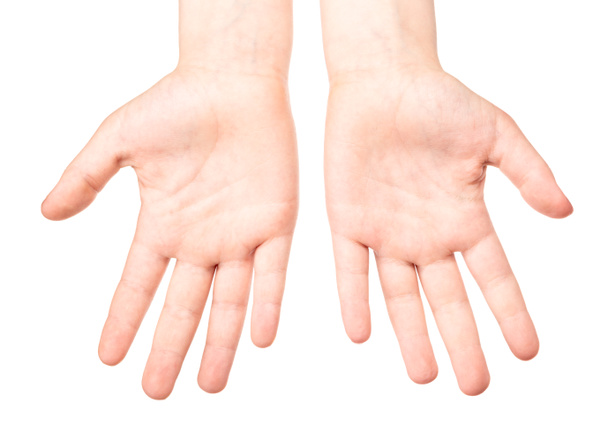
#> input picture hand1.jpeg, 608 x 434 px, found by its file name
$ jupyter execute 'OpenCV(14)_Contour_properties.ipynb'
#> lines starting #> are read from the running program, lines starting #| are printed output that depends on the picture; after the words box and inside, x2 and y2 are one past the last pixel; in counts of white or black regions, pixels touching at a corner belong together
# **convex hull**

# **The convex hull of a shape is the tightest boundary that wraps around it, like putting a rubber band around the outer edges of the shape.**

In computer vision and image processing, finding the convex hull is often useful for analyzing shapes, especially for:

**Shape Simplification:**It reduces a complex shape to its outermost boundary.

**Shape Comparison:** Comparing convex hulls of shapes can help in recognizing and matching them.

**Object Detection and Analysis:** Convex hulls can help define the overall boundary of objects, making it easier to count or categorize them.

# **Example in Your Code**

In your code:

The contour of the shape (like a hand) is detected first.
The convex hull then draws the outermost boundary around this shape.

This boundary is the "convex hull" which can ignore finer details (like fingers) and shows just the outermost "convex" shape of the hand.

# **find convexhall**

[cell 1]
import cv2
import numpy as np
from google.colab.patches import cv2_imshow  # for displaying images in Colab

# Load image - update path if needed
img = cv2.imread("/content/hand1.jpeg")  # Change backslashes to forward slashes for compatibility
#> img is the input picture: shape (434, 608, 3); mean B, G, R 227.9, 235.1, 253.3

# Check if the image was loaded successfully
if img is None:
    print("Error: Image not found. Please check the path.")
else:
    # Resize the image
    img = cv2.resize(img, (600, 700))
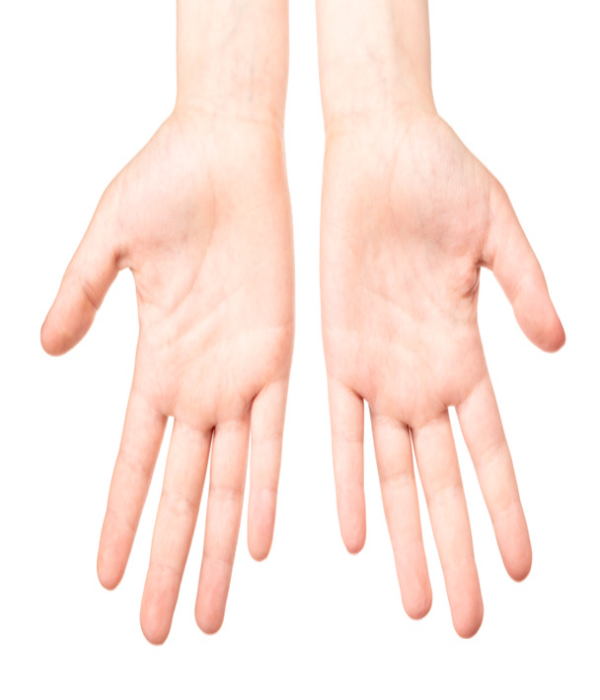
#> img: shape (700, 600, 3); mean B, G, R 227.8, 235.1, 253.2

    # Convert to grayscale
    gray_img = cv2.cvtColor(img, cv2.COLOR_BGR2GRAY)
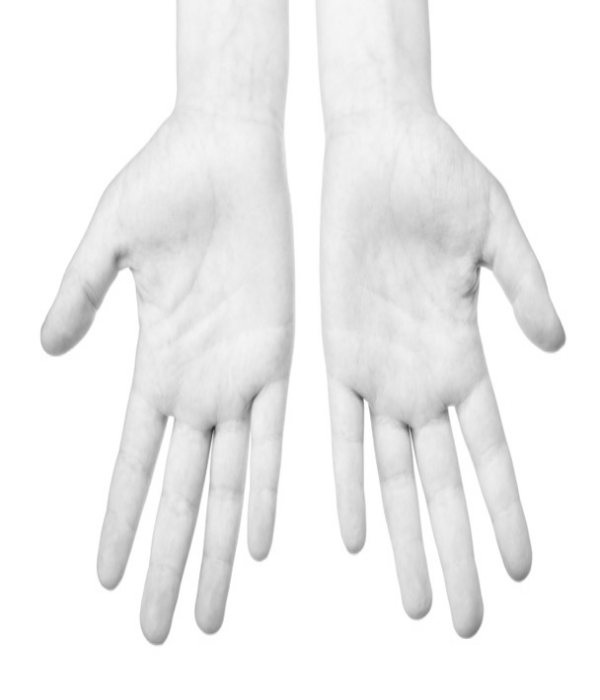
#> gray_img: shape (700, 600); min 43, max 255, mean 239.7
    cv2_imshow(gray_img)  # Display the grayscale image

    # Apply a median blur
    blur = cv2.medianBlur(gray_img, 11)

    # Apply thresholding
    ret, thresh_img = cv2.threshold(blur, 245, 255, cv2.THRESH_BINARY_INV)
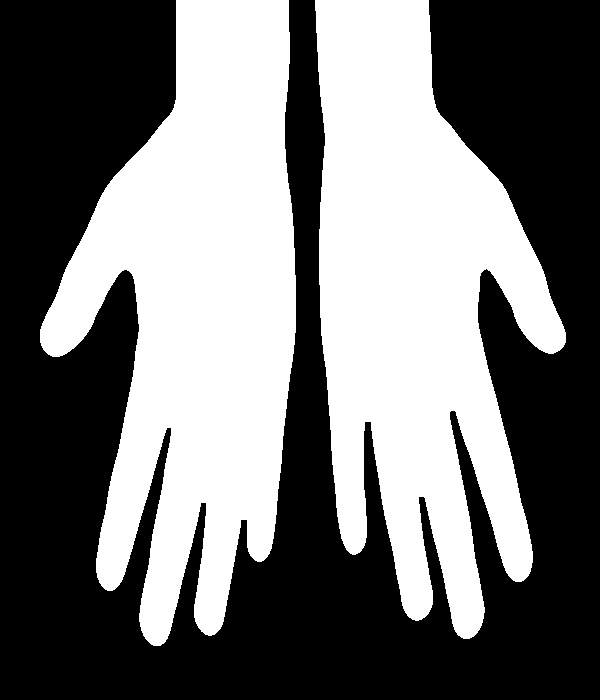
#> thresh_img: shape (700, 600); 45.2% white; 2 white regions, box (x1, y1, x2, y2) and area: (40, 0, 296, 646) 95886, (315, 0, 566, 639) 93951
    cv2_imshow(thresh_img)  # Display the thresholded image

    # Dilate the image
    dilated_img = cv2.dilate(thresh_img, None, iterations=6)
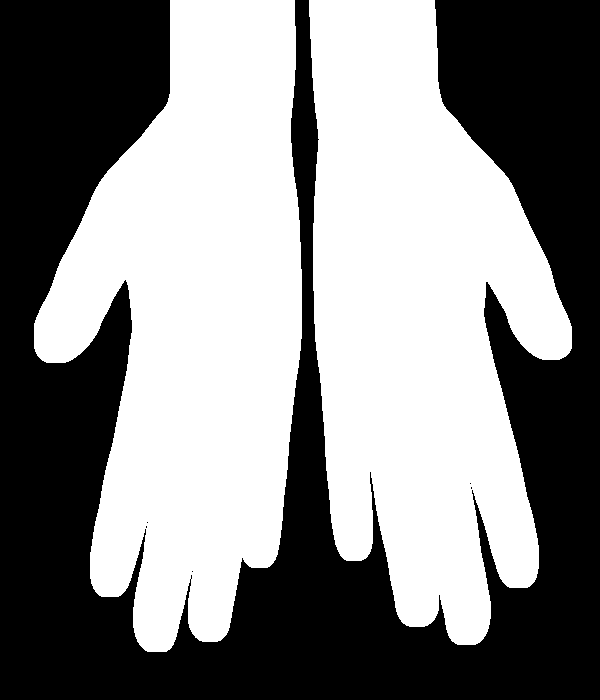
#> dilated_img: shape (700, 600); 52.9% white; 6 black regions (5 under 20 px)

    # Find contours
    cnts, hier = cv2.findContours(dilated_img, cv2.RETR_EXTERNAL, cv2.CHAIN_APPROX_SIMPLE)
#> cnts = 2 contours; box (x1, y1, x2, y2) and area: (34, 0, 302, 652) 110558, (309, 0, 572, 645) 109714
    print("Number of contours:", len(cnts))
#| Number of contours: 2
    print("Hierarchy:\n", hier)
#| Hierarchy:
#|  [[[ 1 -1 -1 -1]
#|   [-1  0 -1 -1]]]

    # Loop over the contours
    for c in cnts:
        epsilon = 0.0001 * cv2.arcLength(c, True)
        data = cv2.approxPolyDP(c, epsilon, True)

        # Calculate convex hull
        hull = cv2.convexHull(data)

        # Draw original contour in blue and convex hull in green
        cv2.drawContours(img, [c], -1, (50, 50, 150), 2)
        cv2.drawContours(img, [hull], -1, (0, 255, 0), 2)
#> this loop made 2 passes
#> epsilon on passes 1 to 2: 0.23, 0.216
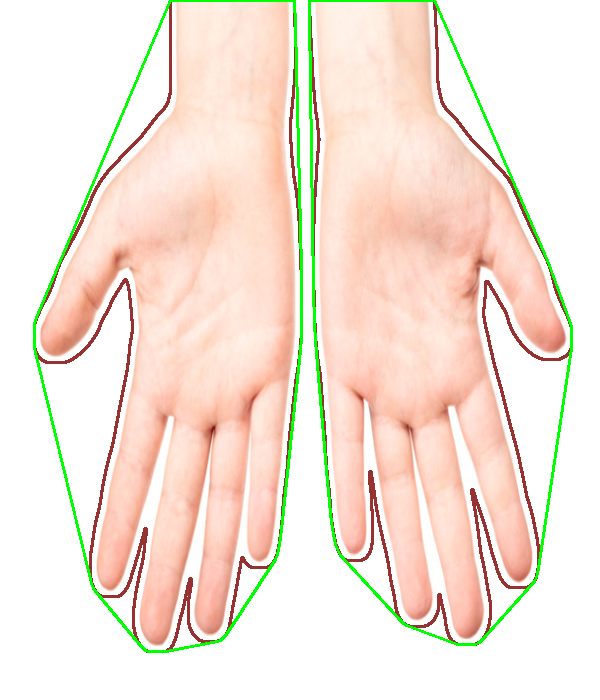
#> img: shape (700, 600, 3); 4.53% of pixels changed, all inside (x1, y1, x2, y2) = (33, 0, 573, 653)

    # Display the final image with contours and convex hulls
    cv2_imshow(img)

# **find convexity defect**

**A convexity defect is a part of an object’s contour where the shape bends inward, away from its convex hull (the tight boundary that wraps around the shape). It’s the “dip” or “indent” between points on the object’s outline and the convex hull.**

Think of a hand:

**The convex hull** around a hand shape would look like an outline wrapping around the tips of the fingers.

**The convexity defects** are the spaces between the fingers, where the shape dips inward from the convex hull.

In a convexity defect, there are typically three main points:

**Start Point:** The point where the defect starts along the contour.

**End Point:**The point where the defect ends along the contour.

**Farthest Point:**The point within the defect that is farthest from the convex hull boundary. This is usually at the deepest part of the indentation.

Additionally, each defect also has a depth value, which is the distance between the farthest point and the convex hull. This depth can indicate how deep or pronounced each defect is.

In the example of a hand, for instance:


**The start and end points would be near the base of two fingers.**

**The farthest point would be somewhere between the fingers, closer to the palm.**

These points are often used in applications like hand gesture recognition, where identifying the spaces between fingers can help determine the shape or gesture.

[cell 2]
import cv2
import numpy as np
from google.colab.patches import cv2_imshow  # for displaying images in Colab

# Load image - update path if needed
img = cv2.imread("/content/hand1.jpeg")  # Change backslashes to forward slashes for compatibility

# Check if the image was loaded successfully
if img is None:
    print("Error: Image not found. Please check the path.")
else:
    # Resize the image
    img = cv2.resize(img, (600, 700))

    # Convert to grayscale
    gray_img = cv2.cvtColor(img, cv2.COLOR_BGR2GRAY)
    cv2_imshow(gray_img)  # Display the grayscale image

    # Apply a median blur
    blur = cv2.medianBlur(gray_img, 11)

    # Apply thresholding
    ret, thresh_img = cv2.threshold(blur, 245, 255, cv2.THRESH_BINARY_INV)
    cv2_imshow(thresh_img)  # Display the thresholded image

    # Dilate the image
    dilated_img = cv2.dilate(thresh_img, None, iterations=6)

    # Find contours
    cnts, hier = cv2.findContours(dilated_img, cv2.RETR_EXTERNAL, cv2.CHAIN_APPROX_SIMPLE)
    print("Number of contours:", len(cnts))
#| Number of contours: 2
    print("Hierarchy:\n", hier)
#| Hierarchy:
#|  [[[ 1 -1 -1 -1]
#|   [-1  0 -1 -1]]]

    # Loop over the contours
    for c in cnts:
        epsilon = 0.0001 * cv2.arcLength(c, True)
        data = cv2.approxPolyDP(c, epsilon, True)

        # Calculate convex hull
        hull = cv2.convexHull(data)
        hull2 = cv2.convexHull(c, returnPoints=False)

        # Draw original contour in blue and convex hull in green
        cv2.drawContours(img, [c], -1, (50, 50, 150), 2)
        cv2.drawContours(img, [hull], -1, (0, 255, 0), 2)

        # Calculate convexity defects
        defect = cv2.convexityDefects(c, hull2)

        # Draw convexity defects
        if defect is not None:
            for i in range(defect.shape[0]):
                s, e, f, d = defect[i, 0]
                start = tuple(c[s][0])
                end = tuple(c[e][0])
                far = tuple(c[f][0])

                # Draw line for visualization (optional, uncomment to display)
                # cv2.line(img, start, end, [255, 0, 0], 2)

                # Draw circle at farthest point
                cv2.circle(img, far, 5, [0, 0, 255], -1)  # Red circle for farthest points
                print(f"Defect points - Start: {start}, End: {end}, Farthest: {far}, Depth: {d}")
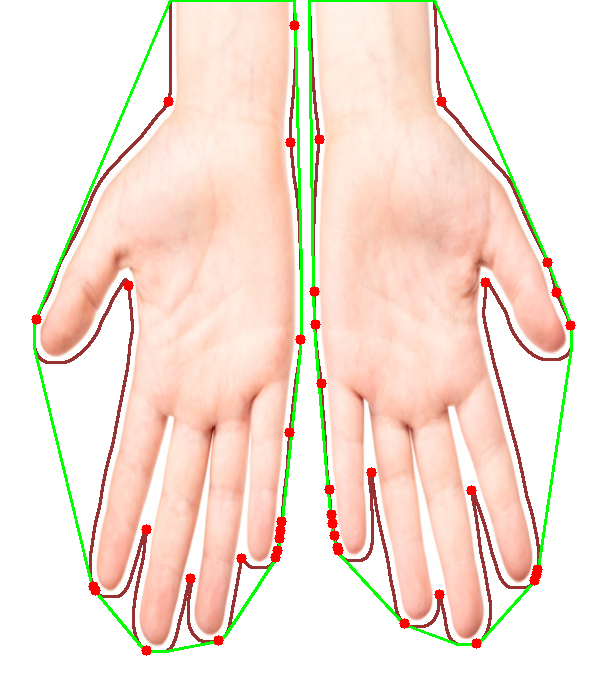
#> img: shape (700, 600, 3); 4.96% of pixels changed, all inside (x1, y1, x2, y2) = (31, 0, 576, 656)

    # Display the final image with contours, convex hulls, and defects marked
    cv2_imshow(img)

# **Extreme points**

**Extreme points refer to the outermost points on an object's contour in an image. For a given shape or object, they are:**

**Leftmost Point:** The point with the smallest x-coordinate.

**Rightmost Point:**The point with the largest x-coordinate.

**Topmost Point:**The point with the smallest y-coordinate.

**Bottommost Point:** The point with the largest y-coordinate.

These points mark the boundaries of the object and can help in identifying its orientation, position, and size.

[cell 3]
import cv2
import numpy as np
from google.colab.patches import cv2_imshow  # for displaying images in Colab

# Load image - update path if needed
img = cv2.imread("/content/hand1.jpeg")  # Change backslashes to forward slashes for compatibility

# Check if the image was loaded successfully
if img is None:
    print("Error: Image not found. Please check the path.")
else:
    # Resize the image
    img = cv2.resize(img, (600, 700))

    # Convert to grayscale
    gray_img = cv2.cvtColor(img, cv2.COLOR_BGR2GRAY)
    cv2_imshow(gray_img)  # Display the grayscale image

    # Apply a median blur
    blur = cv2.medianBlur(gray_img, 11)

    # Apply thresholding
    ret, thresh_img = cv2.threshold(blur, 245, 255, cv2.THRESH_BINARY_INV)
    cv2_imshow(thresh_img)  # Display the thresholded image

    # Dilate the image
    dilated_img = cv2.dilate(thresh_img, None, iterations=6)

    # Find contours
    cnts, hier = cv2.findContours(dilated_img, cv2.RETR_EXTERNAL, cv2.CHAIN_APPROX_SIMPLE)
    print("Number of contours:", len(cnts))
#| Number of contours: 2

    # Sort contours by area in descending order and take the two largest
    cnts = sorted(cnts, key=cv2.contourArea, reverse=True)[:2]

    # Loop through the two largest contours to detect extreme points
    for i, c_max in enumerate(cnts):
        # Determine the most extreme points along each contour
        # draw the outline of the object, then draw each of the
        # extreme points, where the left-most is red, right-most
        # is green, top-most is blue, and bottom-most is teal

        extLeft = tuple(c_max[c_max[:, :, 0].argmin()][0])
        extRight = tuple(c_max[c_max[:, :, 0].argmax()][0])
        extTop = tuple(c_max[c_max[:, :, 1].argmin()][0])
        extBot = tuple(c_max[c_max[:, :, 1].argmax()][0])

        # Draw circles at each extreme point with unique colors for each hand
        color = [(255, 0, 255), (0, 125, 255), (255, 10, 0), (19, 152, 152)]
        cv2.circle(img, extLeft, 8, color[0], -1)  # Pink for leftmost point
        cv2.circle(img, extRight, 8, color[1], -1) # Brown for rightmost point
        cv2.circle(img, extTop, 8, color[2], -1)   # Blue for topmost point
        cv2.circle(img, extBot, 8, color[3], -1)   # Green for bottommost point

        print(f"Hand {i + 1} extreme points:")
        print(f"Left: {extLeft}, Right: {extRight}, Top: {extTop}, Bottom: {extBot}")
#> this loop made 2 passes
#> (extLeft, extRight, extTop, extBot, color) on pass 1: ((34, 323), (301, 338), (170, 0), (147, 651), [(255, 0, 255), (0, 125, 255), (255, 10, 0), (19, 152, 152)])
#> (extRight, extTop, extBot, color) on pass 2: ((571, 348), (309, 0), (457, 644), [(255, 0, 255), (0, 125, 255), (255, 10, 0), (19, 152, 152)])
#| Hand 1 extreme points:
#| Left: (34, 323), Right: (301, 338), Top: (170, 0), Bottom: (147, 651)
#| Hand 2 extreme points:
#| Left: (309, 0), Right: (571, 348), Top: (309, 0), Bottom: (457, 644)
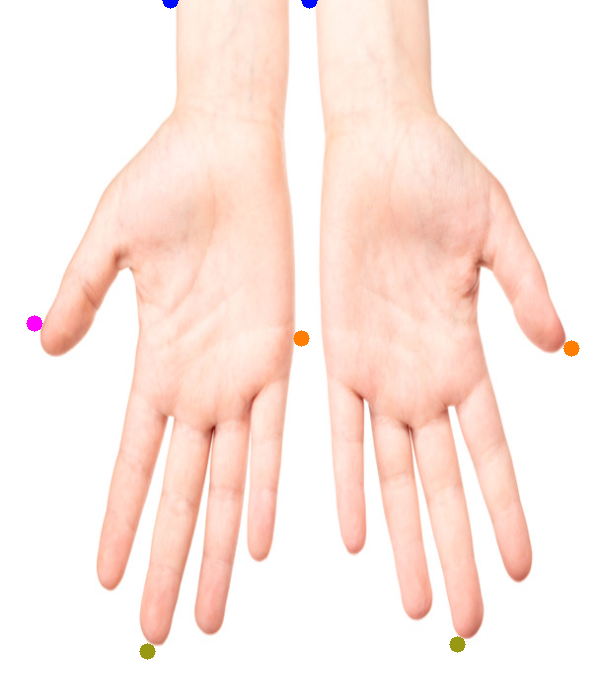
#> img: shape (700, 600, 3); 0.29% of pixels changed, all inside (x1, y1, x2, y2) = (26, 0, 580, 660)

    # Display the final image with extreme points on both hands
    cv2_imshow(img)  # Display the image with extreme points

[cell 4]
import cv2
import numpy as np
from google.colab.patches import cv2_imshow  # for displaying images in Colab

# Load image - update path if needed
img = cv2.imread("/content/hand1.jpeg")  # Change backslashes to forward slashes for compatibility

# Check if the image was loaded successfully
if img is None:
    print("Error: Image not found. Please check the path.")
else:
    # Resize the image
    img = cv2.resize(img, (600, 700))

    # Convert to grayscale
    gray_img = cv2.cvtColor(img, cv2.COLOR_BGR2GRAY)
    cv2_imshow(gray_img)  # Display the grayscale image

    # Apply a median blur
    blur = cv2.medianBlur(gray_img, 11)

    # Apply thresholding
    ret, thresh_img = cv2.threshold(blur, 245, 255, cv2.THRESH_BINARY_INV)
    cv2_imshow(thresh_img)  # Display the thresholded image

    # Dilate the image
    dilated_img = cv2.dilate(thresh_img, None, iterations=6)

    # Find contours
    cnts, hier = cv2.findContours(dilated_img, cv2.RETR_EXTERNAL, cv2.CHAIN_APPROX_SIMPLE)
    print("Number of contours:", len(cnts))
#| Number of contours: 2

    # Sort contours by area in descending order and take the two largest (assuming they are the two hands)
    cnts = sorted(cnts, key=cv2.contourArea, reverse=True)[:2]

    # Loop through the two largest contours to detect extreme points and convexity defects
    for i, c_max in enumerate(cnts):
        # Determine the most extreme points along each contour
        extLeft = tuple(c_max[c_max[:, :, 0].argmin()][0])
        extRight = tuple(c_max[c_max[:, :, 0].argmax()][0])
        extTop = tuple(c_max[c_max[:, :, 1].argmin()][0])
        extBot = tuple(c_max[c_max[:, :, 1].argmax()][0])

        # Draw circles at each extreme point with unique colors for each hand
        color = [(255, 0, 255), (0, 125, 255), (255, 10, 0), (19, 152, 152)]
        cv2.circle(img, extLeft, 8, color[0], -1)  # Pink for leftmost point
        cv2.circle(img, extRight, 8, color[1], -1) # Brown for rightmost point
        cv2.circle(img, extTop, 8, color[2], -1)   # Blue for topmost point
        cv2.circle(img, extBot, 8, color[3], -1)   # Green for bottommost point

        print(f"Hand {i + 1} extreme points:")
        print(f"Left: {extLeft}, Right: {extRight}, Top: {extTop}, Bottom: {extBot}")

        # Calculate the convex hull and convexity defects for each contour
        epsilon = 0.0001 * cv2.arcLength(c_max, True)
        data = cv2.approxPolyDP(c_max, epsilon, True)

        # Calculate convex hull and convexity defects
        hull = cv2.convexHull(data)
        hull2 = cv2.convexHull(c_max, returnPoints=False)

        # Draw original contour in blue and convex hull in green
        cv2.drawContours(img, [c_max], -1, (50, 50, 150), 2)
        cv2.drawContours(img, [hull], -1, (0, 255, 0), 2)

        # Calculate and draw convexity defects
        defect = cv2.convexityDefects(c_max, hull2)

        if defect is not None:
            for j in range(defect.shape[0]):
                s, e, f, d = defect[j, 0]
                start = tuple(c_max[s][0])
                end = tuple(c_max[e][0])
                far = tuple(c_max[f][0])

                # Optional: draw line from start to end (uncomment to use)
                # cv2.line(img, start, end, [255, 0, 0], 2)

                # Draw circle at farthest point
                cv2.circle(img, far, 5, [0, 0, 255], -1)  # Red circle for farthest points
                print(f"Defect points for Hand {i + 1} - Start: {start}, End: {end}, Farthest: {far}, Depth: {d}")
#> this loop made 2 passes
#> (extLeft, extRight, extTop, extBot, color, epsilon) on pass 1: ((34, 323), (301, 338), (170, 0), (147, 651), [(255, 0, 255), (0, 125, 255), (255, 10, 0), (19, 152, 152)], 0.216)
#> (extRight, extTop, extBot, color, epsilon) on pass 2: ((571, 348), (309, 0), (457, 644), [(255, 0, 255), (0, 125, 255), (255, 10, 0), (19, 152, 152)], 0.23)
#> (printed output is left out)
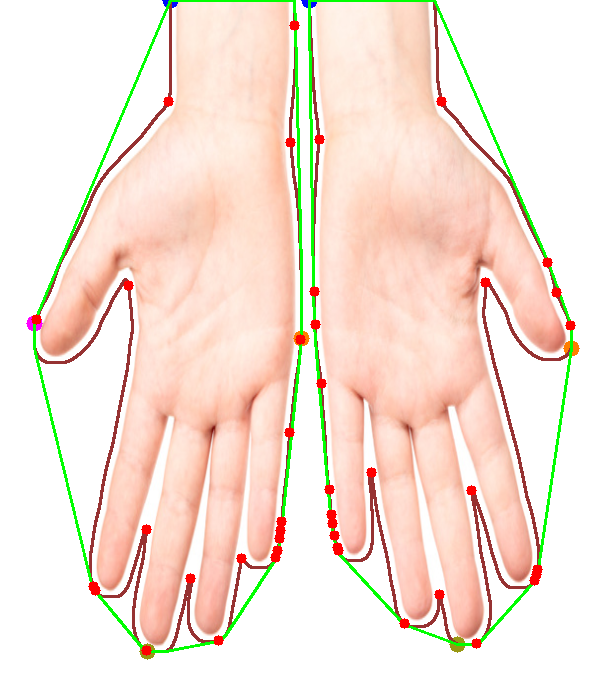
#> img: shape (700, 600, 3); 5.13% of pixels changed, all inside (x1, y1, x2, y2) = (26, 0, 580, 660)

    # Display the final image with contours, convex hulls, defects, and extreme points
    cv2_imshow(img)  # Display the image with extreme points
